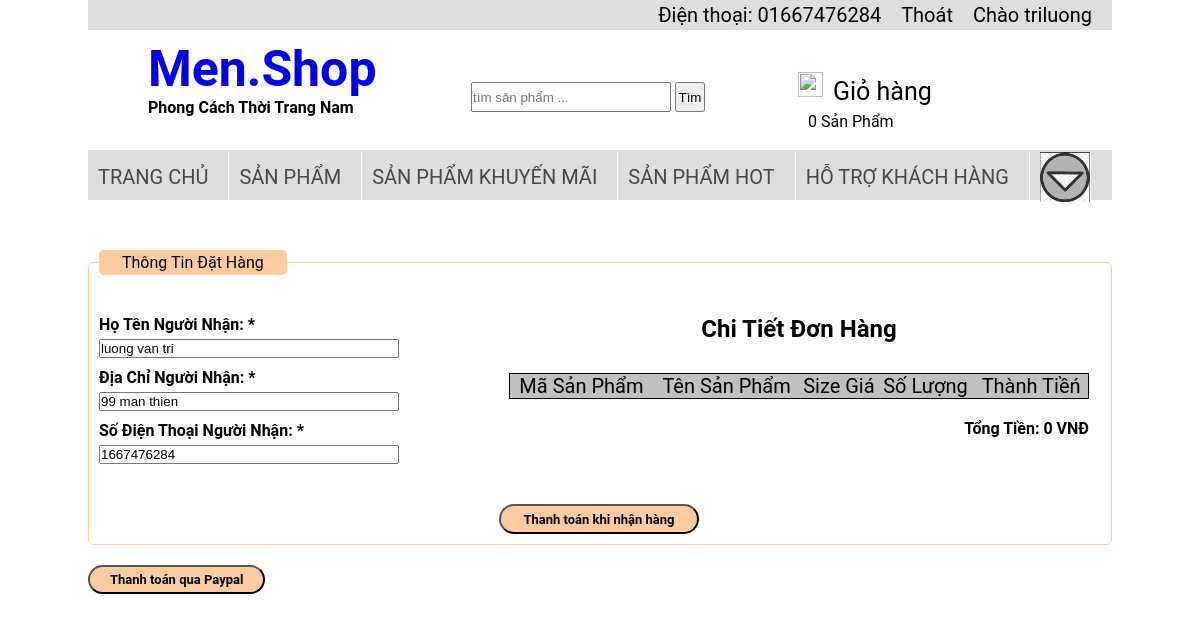
The app's page /menshop/ttdh.php (signed in) with its own data.
### tables this page shows
CREATE TABLE `khachhang` (
  `username` varchar(20) NOT NULL,
  `password` varchar(50) NOT NULL,
  `fullname` varchar(50) NOT NULL,
  `email` varchar(50) NOT NULL,
  `diachi` varchar(50) NOT NULL,
  `sdt` int(11) NOT NULL,
  `role` tinyint(1) NOT NULL,
  `ngaylap` timestamp NOT NULL DEFAULT CURRENT_TIMESTAMP ON UPDATE CURRENT_TIMESTAMP
);

### menshop/ttdh.php (the view, shortened to what this page needs)
<html>
	<head>
	   	<link rel="stylesheet" type="text/css" href="css/style.css" title="style">
	</head>
	<body>
		<div class="container">
            <?php
                include('includes/top.php');
                include('includes/header.php');
                include('includes/menu.php');
                include('includes/mysqli_connect.php');
                ?>
            <div id="content">
                <form action="" method="post">
                    <fieldset>
                        <legend>Thông Tin Đặt Hàng</legend>
                        <div class="ttdh">
                            <div class="left_dh" style="float: left; width: 400px; height: auto;">
                                <?php
                                    $username = $_SESSION['username'];
                                      $q_user = "select * from khachhang where username='".$username."'";
                                      $r_user = mysqli_query($dbc,$q_user);
                                      $row2 = mysqli_fetch_array($r_user);
                                ?>
                                <div>
                                    <label for="hoten">Họ Tên Người Nhận: <span class="dh">*</span>
                                    </label>
                                    <input type="text" tabindex="1" name="htnn" value="<?php echo $row2['fullname']?>"/>
                                </div>
                                <div>
                                    <label for="diachi">Địa Chỉ Người Nhận: <span class="dh">*</span>
                                    </label>
                                    <input type="text" tabindex="2" name="diachi" value="<?php echo $row2['diachi']?>"/>
                                </div>
                                <div>
                                    <label for="sdt">Số Điện Thoại Người Nhận: <span class="dh">*</span>
                                    </label>
                                    <input type="text" tabindex="2" name="sdt" value="<?php echo $row2['sdt']?>"/>
                                </div>
                            </div>
                            <div class="right_dh"  style="float: right; width: 580px; height: auto;">
                               <div class="ctdh">
                                    <h2 style="text-align: center;">Chi Tiết Đơn Hàng</h2>
                                    <table style="border-collapse: collapse;border: 1px solid;; width: 580px; display: table; margin-top: 30px;">
                                        <thead style="background: silver; font-size: 20px; font: bolder;">
                                            <tr style="text-align: center;">
                                                <td>Mã Sản Phẩm</td>
                                                <td>Tên Sản Phẩm</td>
                                                <td>Size</td>
                                                <td>Giá</td>
                                                <td>Số Lượng</td>
                                                <td>Thành Tiềń</td>
                                            </tr>
                                        </thead>
                                    </table>
                                    <p style="float: right; font-weight: bold; margin-top: 20px;">Tổng Tiền:
                                        <?php  $tongtien = 0;
                                                for($i = 0; $i < count($_SESSION['giohang']); $i++){
                                                    $q_cart = "select * from sanpham where masp ='".$_SESSION['giohang'][$i]['id']."'";
                                                    $r_cart = mysqli_query($dbc,$q_cart);
                                                    $row = mysqli_fetch_array($r_cart);
                                                    $tongtien = $tongtien + ($_SESSION['giohang'][$i]["soluong"]*$row['gia']);
                                                } echo $tongtien;
                                        ?> VNĐ
                                    </p>
                            </div>
                         </div>
                        </div>
                        <input type="submit" name="dathang" value="Thanh toán khi nhận hàng" style=" margin-left: 400px; height: 30px; width: 200px; font-weight: bold; border-radius: 28; font-size: 15    px;"/>
                    </fieldset>
                </form>
                <form action="https://www.sandbox.paypal.com/cgi-bin/webscr" method="post">
                            		  <input type="submit" name="submit" value="Thanh toán qua Paypal"/>
                </form>
            </div>
        </div>
	</body>
</html>

### menshop/css/style.css (style rules this page uses)
body { font-family: "Roboto","segoe ui",Helvetica,Arial,sans-serif; }
* { margin: 0; padding: 0 }
.container { width: 1024px; height: auto; margin: auto; }
legend { color:#000; background-color: #FFCBA0; padding: 3px 23px; border-radius: 5px; }
fieldset { border:1px solid #FFCBA0; margin: 10px 0px;padding: 10px; border-radius: 5px; margin-top: 50px; }
fieldset div { margin: 10px 0px; }
label { display: block;width:30em; font-weight: bold;margin: 0px 15px 5px 0px; }
.ttdh { float: left; display: inline; }
.left_dh { float: left; margin-right: 10px; }
.right_dh { float: right; }
input[type="submit"] { background: #FFCBA0; -webkit-border-radius: 28; -moz-border-radius: 28; border-radius: 28px; font-family: "Roboto","segoe ui",Helvetica,Arial,sans-serif; color: #000; font-size: 13px; font-weight: bold; padding: 5px 20px 5px 20px; text-decoration: none; margin-top: 10px; }
.left_dh input { width: 300px; }

### records on screen
khachhang: htnn "luong van tri", diachi "99 man thien", sdt "1667476284"

### other values on screen
$_SESSION['username'] "triluong"
$tongtien "0"
